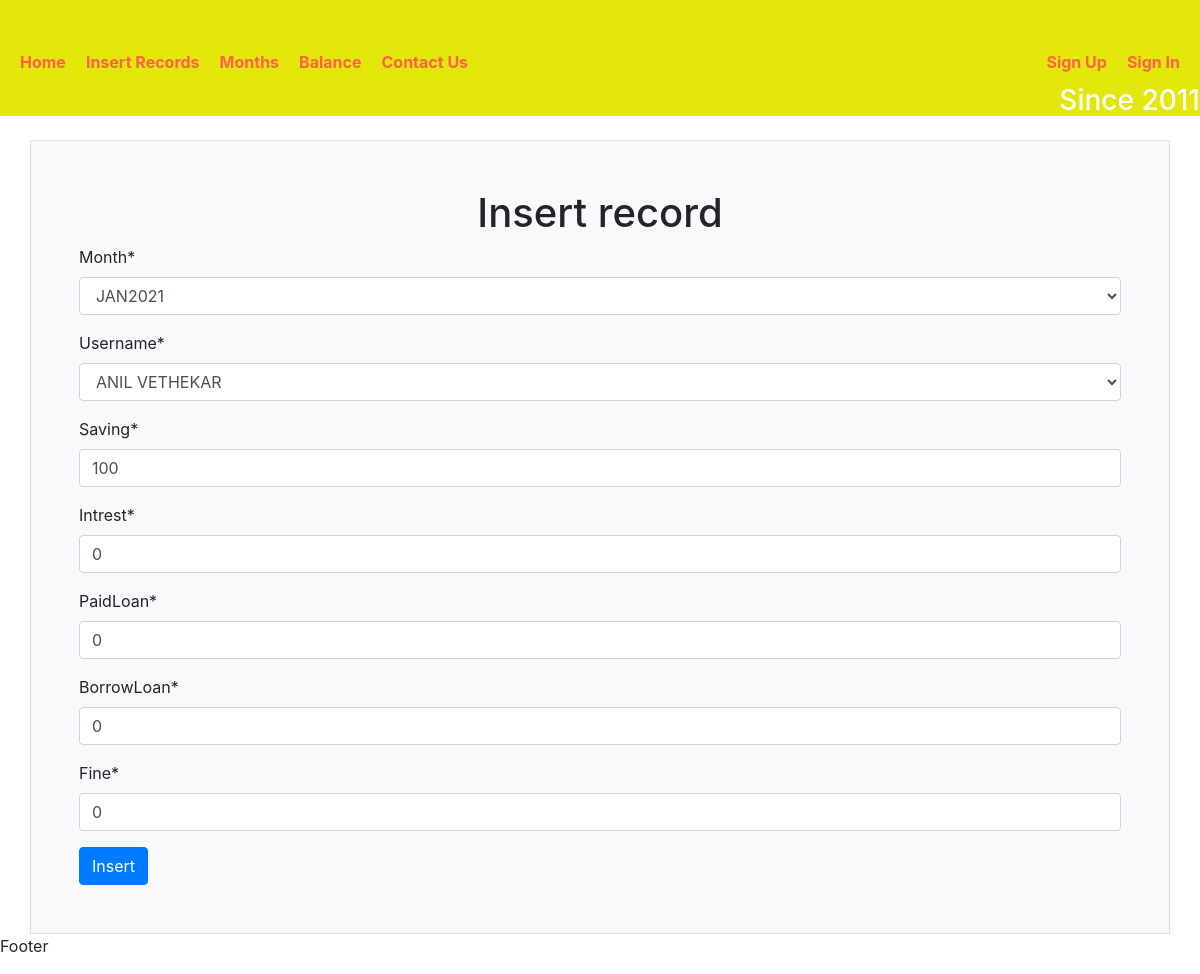
Page /updateRecord/42/ on the committed database.
### record/models.py (models this page shows)
class MonthName (models.Model):
    month = models.CharField(max_length=10)
    def __str__(self):
            return "%s" % (self.month)

class UserDetails(models.Model):
    month = models.ForeignKey(MonthName,on_delete=models.CASCADE)
    username = models.ForeignKey(UserName,on_delete=models.CASCADE)
    saving = models.IntegerField(default=0)
    intrest = models.IntegerField(default=0)
    paidLoan = models.IntegerField(default=0)
    borrowLoan = models.IntegerField(default=0)
    fine = models.IntegerField(default=0)

### record/views.py (the view)
# urls.py: path('updateRecord/<int:uid>/',updateRecord,name = 'updateRecord'),
def updateRecord(request,uid):
    obj = UserDetails.objects.get(pk = uid)
    form = UserDetailsForm(instance= obj)
    if request.method == 'POST':
        form = UserDetailsForm(request.POST,instance = obj)
        if form.is_valid():
            form.save()
            return redirect('months')
    context = {'form':form}
    template_name = 'record/insertForm.html'
    return render(request,template_name,context)

### record/forms.py
class UserDetailsForm(forms.ModelForm):
    class Meta:
        model = UserDetails
        fields = '__all__'

### record/models.py (called while the page is built)
    def __str__(self):
        return "%s" % (self.name)

### templates/record/insertForm.html (shortened to what this page needs)
<!DOCTYPE html>
{% extends 'record/base.html' %}
{% block title %}
{% load crispy_forms_tags %}
    {% endblock %}
{% block content %}
    <div class='container border border-rounded p-5 mt-4 bg-light'>
        <h1 style="text-align: center;">Insert record</h1>
   <form method="post" >
       {{form|crispy}}
       <button type="submit" class='btn btn-primary'>Insert</button>
       </form>
       </div>
{% endblock %}

### rows in the picture
MonthName: month "JAN2021"
UserDetails: username "ANIL VETHEKAR", saving "100", intrest "0", paidLoan "0", borrowLoan "0", fine "0"
